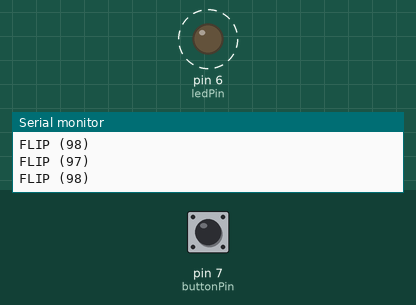
Bench run of a sketch on a simulated Arduino Uno, built with avr-gcc and run on an emulated ATmega328P. Shown: output pins drawn as LEDs (lit = HIGH), the last lines printed to the serial monitor. Dashed ring = blinking. Inputs (shaded band) come from the test bench; at power-on: pin 7 (buttonPin) HIGH.

Above: at 1.05 s.
1.3 s: pin 7 (buttonPin) pulled LOW for 1 s
At 1.3 s:
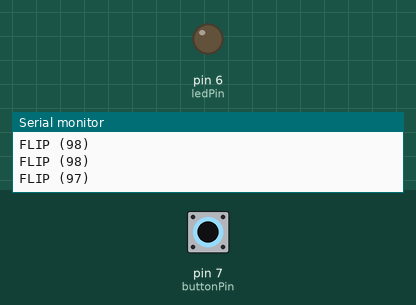
Timing chart, 0 to 10.3 s (numbered marks = the images above; inputs shaded):
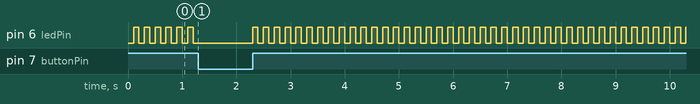

The sketch:

switch_async.ino
```cpp
/*
 * Read a switch and blink an LED at one rate if the switch is open, and
 * another if it's closed.
 *
 * We don't have to wait a full blink cycle to switch the rate, we detect the
 * button press within ~1ms.
 *
 * We don't debounce the input (we just have this silly 1ms delay to filter out
 * a little noise).
 */
const int buttonPin = 7;
const int ledPin = 6;
unsigned long nextFlipTime = 0;
int state = LOW;
int prevButtonState = 0;
unsigned long ticks = 0;

void setup() {
  pinMode(buttonPin, INPUT_PULLUP);
  pinMode(ledPin, OUTPUT);
  Serial.begin(9600);
}

void loop() {
  int delayMs = 500;
  unsigned long now = millis();
  int buttonState = digitalRead(buttonPin);
  unsigned long intervalMs = 0;
  ticks++;

  if (buttonState == LOW) {
    intervalMs = 1000;
  } else {
    intervalMs = 100;
  }

  if (now >= nextFlipTime) {
    Serial.print("FLIP (");
    Serial.print(ticks);
    Serial.print(")\n");
    if (state == LOW) {
      state = HIGH;
    } else {
      state = LOW;
    }
    digitalWrite(ledPin, state);
    nextFlipTime = nextFlipTime + intervalMs;
    ticks = 0;
  }

  if (buttonState != prevButtonState) {
    Serial.print(prevButtonState);
    Serial.print(" -> ");
    Serial.print(buttonState);
    Serial.print("\n");
    prevButtonState = buttonState;
    nextFlipTime = now;
  }
  // Instead of real debouncing, we reduce the number of times we poll with a
  // short delay.
  delay(1);
}
```

Measured:
- by itself, pin 6 (ledPin): alternates HIGH for 0.10 s and LOW for 0.10 s
